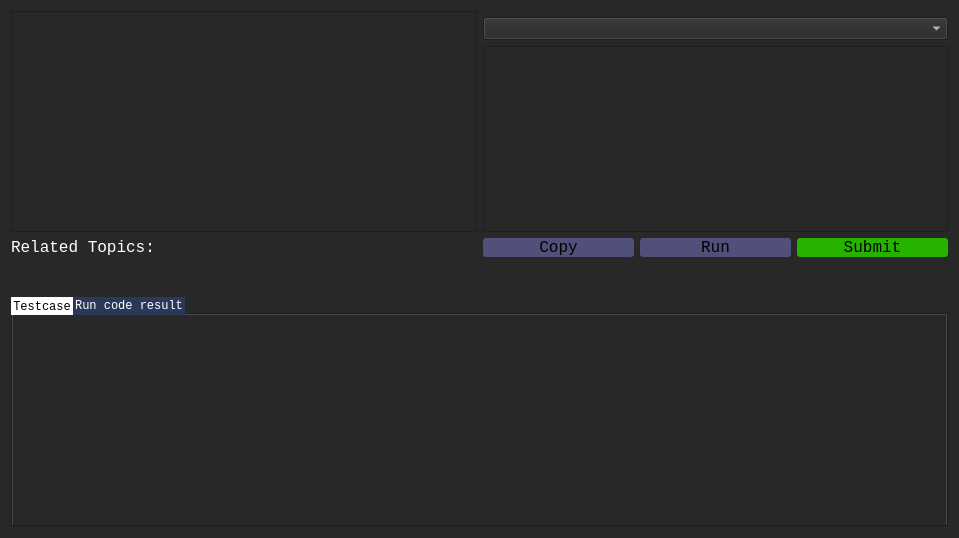
<?xml version="1.0" encoding="UTF-8"?>
<ui version="4.0">
 <class>TaskViewerClass</class>
 <widget class="QMainWindow" name="TaskViewerClass">
  <property name="geometry">
   <rect>
    <x>0</x>
    <y>0</y>
    <width>959</width>
    <height>538</height>
   </rect>
  </property>
  <property name="windowTitle">
   <string>TaskViewer</string>
  </property>
  <property name="styleSheet">
   <string notr="true">background-color: rgb(40, 40, 40);
</string>
  </property>
  <widget class="QWidget" name="centralWidget">
   <layout class="QVBoxLayout" name="verticalLayout_2">
    <item>
     <layout class="QGridLayout" name="gridLayout_2">
      <item row="0" column="0">
       <layout class="QGridLayout" name="gridLayout" rowstretch="0,0,0,0,0,0" columnstretch="0,0">
        <property name="spacing">
         <number>6</number>
        </property>
        <item row="2" column="1">
         <layout class="QHBoxLayout" name="horizontalLayout_2">
          <item>
           <widget class="QPushButton" name="copyBtn">
            <property name="font">
             <font>
              <family>Courier New</family>
              <pointsize>12</pointsize>
             </font>
            </property>
            <property name="styleSheet">
             <string notr="true">QPushButton
{
		border:2px;
		background: 2px solid  rgb(80, 80, 122);
		border-radius: 3px;
}

QPushButton:hover:!pressed
{
background: 2px solid  rgb(93, 148, 149);
}</string>
            </property>
            <property name="text">
             <string>Copy</string>
            </property>
           </widget>
          </item>
          <item>
           <widget class="QPushButton" name="pushButton">
            <property name="font">
             <font>
              <family>Courier New</family>
              <pointsize>12</pointsize>
             </font>
            </property>
            <property name="styleSheet">
             <string notr="true">QPushButton
{
		border:2px;
		background: 2px solid  rgb(80, 80, 122);
		border-radius: 3px;
}

QPushButton:hover:!pressed
{
background: 2px solid  rgb(93, 148, 149);
}</string>
            </property>
            <property name="text">
             <string>Run</string>
            </property>
           </widget>
          </item>
          <item>
           <widget class="QPushButton" name="pushButton_2">
            <property name="font">
             <font>
              <family>Courier New</family>
              <pointsize>12</pointsize>
             </font>
            </property>
            <property name="styleSheet">
             <string notr="true">QPushButton
{
		border:2px;
		background: 2px solid rgb(38, 179, 0);
		border-radius: 3px;
}</string>
            </property>
            <property name="text">
             <string>Submit</string>
            </property>
           </widget>
          </item>
         </layout>
        </item>
        <item row="0" column="0" rowspan="2">
         <widget class="QTextBrowser" name="textBrowser">
          <property name="font">
           <font>
            <family>Courier New</family>
            <pointsize>10</pointsize>
           </font>
          </property>
          <property name="styleSheet">
           <string notr="true">color: white;</string>
          </property>
         </widget>
        </item>
        <item row="1" column="1">
         <layout class="QVBoxLayout" name="verticalLayout">
          <item>
           <widget class="QComboBox" name="comboBox">
            <property name="font">
             <font>
              <family>Courier New</family>
              <pointsize>10</pointsize>
             </font>
            </property>
            <property name="styleSheet">
             <string notr="true">color: white;</string>
            </property>
           </widget>
          </item>
          <item>
           <widget class="QTextBrowser" name="textBrowser_2">
            <property name="font">
             <font>
              <family>Courier New</family>
              <pointsize>10</pointsize>
             </font>
            </property>
            <property name="styleSheet">
             <string notr="true">color: white;</string>
            </property>
            <property name="readOnly">
             <bool>false</bool>
            </property>
           </widget>
          </item>
         </layout>
        </item>
        <item row="2" column="0">
         <widget class="QLabel" name="label">
          <property name="font">
           <font>
            <family>Courier New</family>
            <pointsize>12</pointsize>
           </font>
          </property>
          <property name="styleSheet">
           <string notr="true">color: white;</string>
          </property>
          <property name="text">
           <string>Related Topics:</string>
          </property>
         </widget>
        </item>
        <item row="5" column="0">
         <layout class="QHBoxLayout" name="horizontalLayout"/>
        </item>
        <item row="3" column="0" colspan="2">
         <spacer name="verticalSpacer">
          <property name="orientation">
           <enum>Qt::Vertical</enum>
          </property>
          <property name="sizeHint" stdset="0">
           <size>
            <width>20</width>
            <height>40</height>
           </size>
          </property>
         </spacer>
        </item>
        <item row="4" column="0" colspan="2">
         <widget class="QTabWidget" name="tabWidget">
          <property name="font">
           <font>
            <family>Courier New</family>
           </font>
          </property>
          <property name="styleSheet">
           <string notr="true">QTabWidget::pane {
	;
} 

QTabBar::tab {
  color: white;
  background: rgb(43, 57, 89); 
  border: solid rgb(40,40,40); 
  padding: 2px;
} 

QTabBar::tab:selected { 
  color: black;
  background: white; 
  margin-bottom: -1px; 
}</string>
          </property>
          <property name="currentIndex">
           <number>0</number>
          </property>
          <widget class="QWidget" name="tab">
           <attribute name="title">
            <string>Testcase</string>
           </attribute>
           <layout class="QGridLayout" name="gridLayout_3">
            <item row="0" column="0">
             <widget class="QTextBrowser" name="textBrowser_3">
              <property name="font">
               <font>
                <family>Courier New</family>
                <pointsize>12</pointsize>
               </font>
              </property>
              <property name="styleSheet">
               <string notr="true">border: none;
background-color: rgb(40, 40, 40);
color: white;</string>
              </property>
              <property name="readOnly">
               <bool>false</bool>
              </property>
             </widget>
            </item>
           </layout>
          </widget>
          <widget class="QWidget" name="tab_2">
           <attribute name="title">
            <string>Run code result</string>
           </attribute>
          </widget>
         </widget>
        </item>
       </layout>
      </item>
     </layout>
    </item>
   </layout>
  </widget>
 </widget>
 <layoutdefault spacing="6" margin="11"/>
 <resources/>
 <connections/>
</ui>
